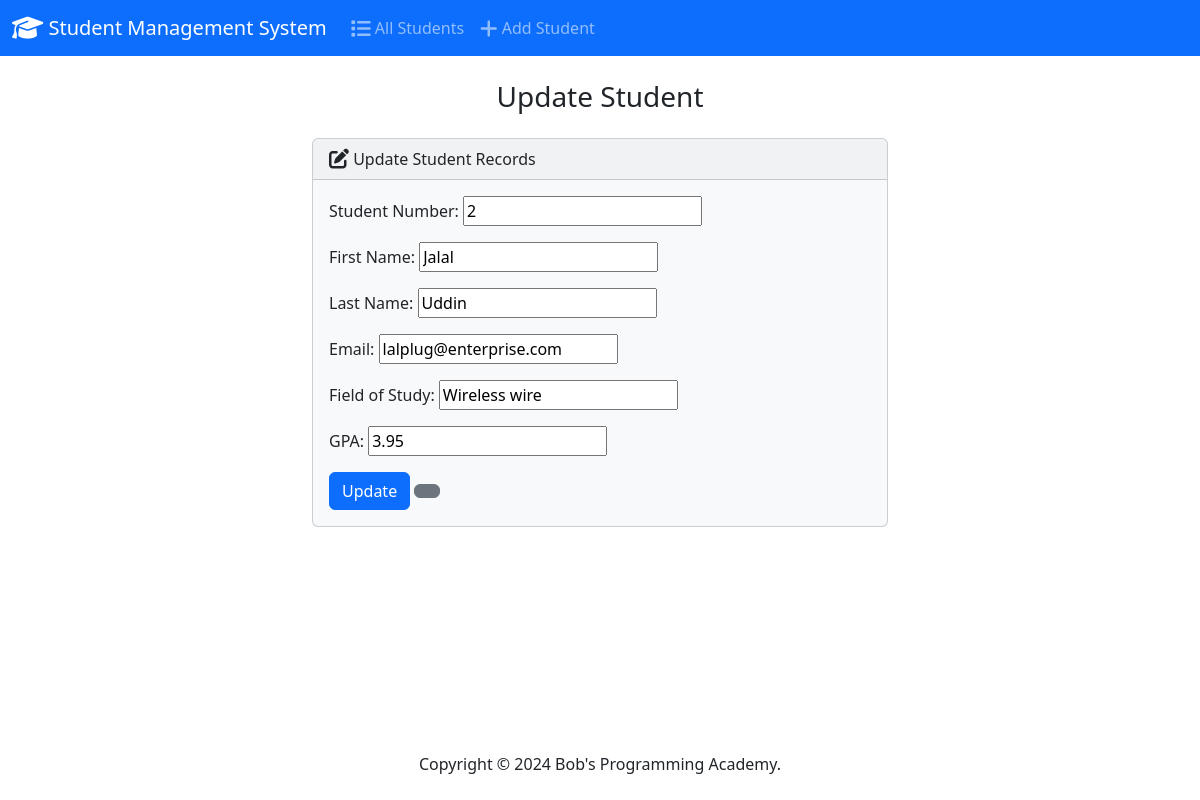
Page /edit/2/ on the committed database.
### students/models.py (models this page shows, shortened)
class Students(models.Model):
    student_number = models.PositiveIntegerField()
    first_name = models.CharField(max_length=50)
    last_name = models.CharField(max_length=50)
    email = models.EmailField(max_length=100)
    field_of_study = models.CharField(max_length=50)
    gpa = models.FloatField()

### students/views.py (the view)
# urls.py: path('edit/<int:id>/', views.edit, name="edit"),
def edit(request, id):
    if request.method == "POST":
        student = Students.objects.get(pk=id)
        form = StudentForm(request.POST, instance=student)
        if form.is_valid():
            form.save()
            return(render(request, 'students/edit.html', {
                'form': form,
                'success' : True
            }))
    else:
        student = Students.objects.get(pk=id)
        form = StudentForm(instance=student)
    return render(request, 'students/edit.html', {
        "form" : form
    })

### students/forms.py
class StudentForm(forms.ModelForm):
    class Meta:
        model = Students
        fields = ['student_number', 'first_name', 'last_name', 'email', 'field_of_study', 'gpa']
        labels = {
            'student_number' : 'Student Number',
            'first_name' : 'First Name',
            'last_name' : "Last Name",
            'email' : "Email",
            'field_of_study' : "Field of Study",
            'gpa': "GPA"
        }
        widget = {
            'student_number': forms.NumberInput(attrs={'class': 'form-control'}),
            'first_name' : forms.TextInput(attrs={'class':'form-control'}),
            'last_name': forms.TextInput(attrs={'class':'form-control'}),
            'email': forms.EmailInput(attrs={'class':'form-control'}),
            'field_of_study': forms.TextInput(attrs={'class':'form-control'}),
            'gpa' : forms.NumberInput(attrs={'class': 'form-control'})
        }

### students/templates/students/edit.html (shortened to what this page needs)
{% extends 'students/base.html' %}
{% block body %}
<h3 class="text-center m-4">Update Student</h3>
{% if success %}
    <div class="alert alert-success" role="alert">
        The student updated successfully.
        <a href="{% url 'index' %}" class="alert-link" >Go to Home Page.</a>
    </div>
{% else %}
    <div class="row justify-content-center">
        <div class="col-6">
            <div class="card bg-light mb-3">
                <div class="card-header"><i class="fa-solid fa-pen-to-square fa-lg"></i> Update Student Records</div>
                <div class="card-body">
                    <form action="" method="POST">
                        {{ form.as_p }}
                        <button type="submit" class="btn btn-primary">Update</button>
                        <a href="{% url 'index' %}" class='btn btn-secondary'></a>
                    </form>
                </div>
              </div>
        </div>
    </div>
{% endif %}
{% endblock %}

### rows in the picture
Students: student_number "2", first_name "Jalal", last_name "Uddin", email "lalplug@enterprise.com", field_of_study "Wireless wire", gpa "3.95"
